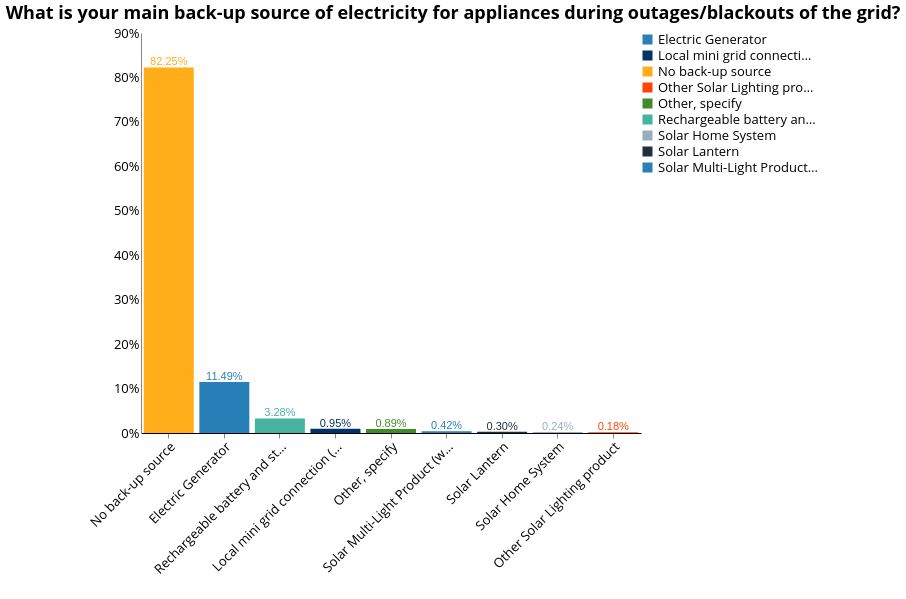

Vega-Lite specification for this chart:
### Vega-Lite specification from a JSON file in a GitHub repository (floating-point values rounded to 4 significant figures; data arrays with more than 128 entries replaced by an {"elided": "..."} marker saying what was removed)
{"width": 800, "height": 400, "config": {"title": {"fontSize": 18, "font": "Open Sans", "anchor": "center", "fontColor": "#000000"}, "axisX": {"domain": true, "domainColor": "#000000", "grid": false, "labelFont": "Open Sans", "labelFontSize": 13, "titleFont": "Open Sans", "titleFontSize": 13, "titleFontWeight": "normal", "title": "X Axis Title (units)", "labelAngle": -45}, "axisY": {"domain": true, "grid": false, "gridColor": "#DEDDDD", "gridWidth": 1, "labelFont": "Open Sans", "labelFontSize": 13, "labelAngle": 0, "ticks": false, "titleFont": "Open Sans", "titleFontSize": 13, "titleFontWeight": "normal", "titlePadding": 10, "title": "Y Axis Title (units)"}, "range": {"category": ["#2980B9", "#003366", "#FFAE19", "#FF4500", "#438B28", "#45B39D", "#99ADC1", "#212F3C"]}, "legend": {"labelFont": "Open Sans", "labelFontSize": 13, "symbolType": "square", "symbolSize": 100, "titleFont": "Open Sans", "titleFontSize": 13, "titleFontWeight": "normal", "title": "Legend", "orient": "right", "offset": 0}, "tooltip": {"font": "Open Sans"}, "view": {"stroke": "transparent", "text": {"font": "Open Sans", "color": ["#2980B9", "#003366", "#FFAE19", "#FF4500", "#438B28", "#45B39D", "#99ADC1", "#212F3C"], "fontSize": 13, "align": "right", "fontWeight": 400, "size": 13}, "bar": {"size": 40, "binSpacing": 1, "continuousBandSize": 30, "discreteBandSize": 30, "fill": ["#2980B9", "#003366", "#FFAE19", "#FF4500", "#438B28", "#45B39D", "#99ADC1", "#212F3C"], "stroke": false}}}, "layer": [{"mark": "bar", "encoding": {"color": {"type": "nominal", "field": "c_34"}, "tooltip": {"type": "nominal", "field": "c_34"}, "x": {"type": "nominal", "axis": {"title": " "}, "field": "c_34", "sort": {"field": "c_34", "op": "count", "order": "descending"}}, "y": {"type": "quantitative", "aggregate": "sum", "axis": {"format": "%", "title": ""}, "field": "pct"}}, "height": 400, "selection": {"selector027": {"type": "single", "fields": ["locality"], "bind": {"input": "select", "options": [null, 0, 1], "labels": ["National", "Urban", "Rural"], "name": "Locality Breakdown  "}}, "selector028": {"type": "single", "fields": ["elc_aggr_tier"], "bind": {"input": "select", "options": [null, "Tier 0", "Tier 1", "Tier 2", "Tier 3", "Tier 4", "Tier 5"], "labels": ["All Tiers", "Tier 0", "Tier 1", "Tier 2", "Tier 3", "Tier 4", "Tier 5"], "name": "Tiers  "}}}, "transform": [{"joinaggregate": [{"op": "count", "field": "*", "as": "total"}]}, {"calculate": "1 / datum.total", "as": "pct"}], "width": 500}, {"mark": {"type": "text", "align": "center", "baseline": "bottom"}, "encoding": {"color": {"type": "nominal", "field": "c_34"}, "text": {"type": "quantitative", "aggregate": "sum", "field": "pct", "format": ".2%"}, "tooltip": {"type": "nominal", "field": "c_34"}, "x": {"type": "nominal", "axis": {"title": " "}, "field": "c_34", "sort": {"field": "c_34", "op": "count", "order": "descending"}}, "y": {"type": "quantitative", "aggregate": "sum", "axis": {"format": "%", "title": ""}, "field": "pct"}}, "height": 400, "transform": [{"joinaggregate": [{"op": "count", "field": "*", "as": "total"}]}, {"calculate": "1 / datum.total", "as": "pct"}], "width": 500}], "data": {"name": "data-8f68ac0c24d596b05b6f6428bd030778"}, "title": {"text": [" What is your main back-up source of electricity for appliances\nduring outages/blackouts of the grid?"], "color": "black", "subtitleColor": "black"}, "transform": [{"filter": {"selection": "selector027"}}, {"filter": {"selection": "selector028"}}], "$schema": "https://vega.github.io/schema/vega-lite/v4.8.1.json", "datasets": {"data-8f68ac0c24d596b05b6f6428bd030778": {"elided": "1679 records"}}}
